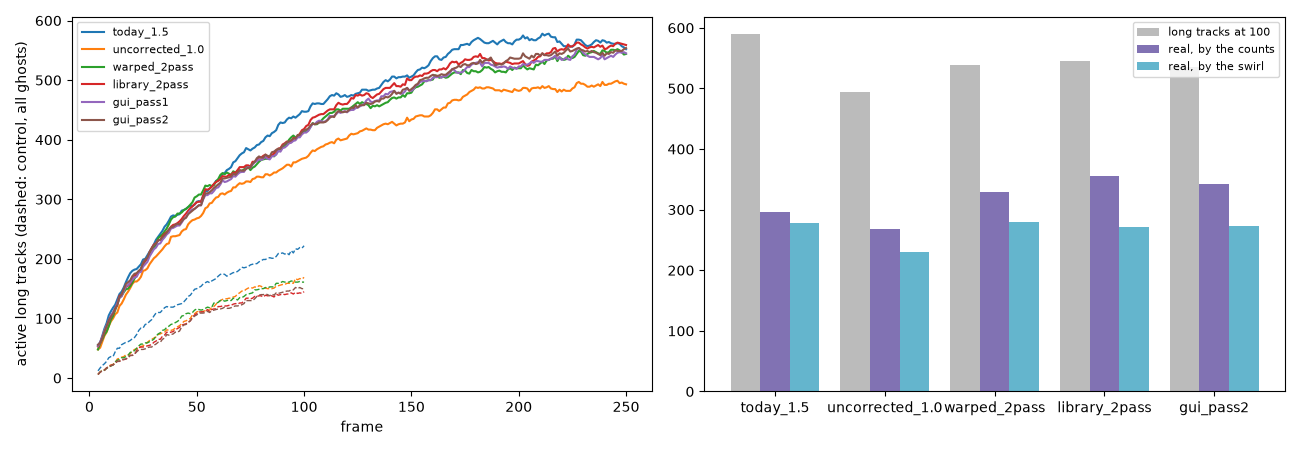

This chart was generated by the following Python code:
"""L2 and G1's end: T1's runs compared end to end, as the self-calibration's v3_compare.py compares them.

    python compare_t1.py [--name compare_t1] LABEL=FINAL[,CONTROL] ... [--ref LABEL]

Each run is a final run (frames 0-250) in the case's data/runs/, with its control (0-100, cam2 100 steps later: every
track a ghost) when there is one. T1 has no truth, so, with the study's and the case's functions (read only):
  - active long tracks per frame (final, control); at frame 100: the counts estimate of the ghost share (the control's
    active long tracks over the final's) and the swirl estimate (the share of long tracks at 100 whose mean |v_r|/|v|
    exceeds 0.3, over the control's); the real long tracks at 100 they leave; the whole run's long tracks and points;
  - recurrence against the reference: a track recurs when at least half its points have one of the other run's
    long-track points within 0.1 mm at the same frame;
  - the residual no 3-D move explains (with two cameras the offset across the epipolar curve), on every 5th frame:
    each long-track point (>= 10 points) projected through the run's own cameras (with their corrections), the line
    detector on the run's own frames (warped ones for a warped run), detections paired within 3 px; median and robust
    SD (modules/vsc/field_vsc.py's collection and its point_offsets).
Writes <name>_out.txt, .json and <name>.png here.
"""
from __future__ import annotations

import argparse
import os
import sys

import numpy as np

import vcf_common as vc

STUDY = os.path.join(vc.REPO, "tests", "cylinder_stb_study")
for _p in (STUDY, os.path.join(vc.CASE, "tests"), vc.CASE):
    if _p not in sys.path:
        sys.path.insert(0, _p)
from r1_t1_rerun import cut, frame_log, recurrence  # noqa: E402  (the study's)
from t1e_ghost_control import swirl  # noqa: E402  (the case's)

CUT = 100


def read_tracks(run_dir):
    """The self-calibration's read_tracks (the last ConvergeTrack files: {(kind, id): rows (frame, X, Y, Z, ...)})."""
    import glob
    import re
    files = glob.glob(os.path.join(run_dir, "Results", "ConvergeTrack", "*.csv"))
    last = max(int(re.search(r"_(\d+)\.csv$", f).group(1)) for f in files)
    out = {}
    for kind in ("LongTrackActive", "LongTrackInactive", "ExitTrack"):
        p = os.path.join(run_dir, "Results", "ConvergeTrack", f"{kind}_{last}.csv")
        if not os.path.exists(p) or os.path.getsize(p) == 0:
            continue
        a = np.loadtxt(p, delimiter=",", skiprows=1, ndmin=2)
        if not len(a):
            continue
        a = a[np.lexsort((a[:, 1], a[:, 0]))]
        ids, start = np.unique(a[:, 0], return_index=True)
        ends = np.r_[start[1:], len(a)]
        for tid, s, e in zip(ids, start, ends):
            out[(kind, int(tid))] = a[s:e, 1:]
    return out, last


def run_config(run_dir):
    import glob
    cfgs = [p for p in glob.glob(os.path.join(run_dir, "*.json")) if not p.endswith("run_info.json")]
    return cfgs[0]


def offsets(run_dir, workers=8):
    """The residual no 3-D move explains, on every 5th frame of the run, through its own cameras and frames."""
    from modules.vsc import field_vsc as fv
    cfg_path = run_config(run_dir)
    cfg = vc.load_json(cfg_path)
    root = os.path.dirname(cfg_path)
    res = lambda p: p if os.path.isabs(p) else os.path.normpath(os.path.join(root, p))  # noqa: E731
    tracer = cfg["objects"][0]["tracer"]
    lines = dict(tracer.get("lines", {}))
    noise = lines.pop("noise")
    setup = {"cam_files": [res(c["file"]) for c in cfg["cameras"]],
             "corr_files": [res(c["correction"]) if c.get("correction") else "" for c in cfg["cameras"]],
             "image_lists": [res(p) for p in cfg["image_lists"]], "detector": "lines",
             "noise": noise if isinstance(noise, list) else [noise] * len(cfg["cameras"]), "line_params": lines,
             "max_intensity": [255.0] * len(cfg["cameras"]), "pair_radius": [3.0] * len(cfg["cameras"]),
             "config_path": cfg_path}
    tracks = fv.read_last_tracks(os.path.join(run_dir, "Results", "ConvergeTrack"), 10)
    frames, _k, _per = fv.choose_frames(tracks, 1, stride=5)
    jobs = [(f, fv.points_at(tracks, f)) for f in frames]
    import multiprocessing as mp
    from concurrent.futures import ProcessPoolExecutor
    with ProcessPoolExecutor(max_workers=workers, mp_context=mp.get_context("spawn"), initializer=fv._worker_init,
                             initargs=(setup,)) as ex:
        recs = list(ex.map(fv._worker_frame, jobs))
    parts = []
    for g in recs:
        n = len(g["X"])
        if not n:
            continue
        mask = (np.isfinite(g["d"][:, :, 0]) & np.isfinite(g["P"][:, :, 0])
                & np.all(np.isfinite(g["J"].reshape(n, g["J"].shape[1], -1)), axis=2))
        keep = mask.sum(axis=1) >= 2
        parts.append(fv.FitData(mask[keep], g["d"][keep], (g["d"] - g["P"])[keep], g["J"][keep], g["L"][keep],
                                np.full(int(keep.sum()), int(g["frame"]))))
    fd = fv.FitData.concat(parts)
    off = fv.point_offsets(fd, fd.r)
    off = off[np.isfinite(off)]
    rsd = float(1.4826 * np.median(np.abs(off - np.median(off))))
    return {"points": int(len(off)), "frames": len(frames), "median": float(np.median(off)), "robust_sd": rsd,
            "rms": float(np.sqrt(np.mean(off ** 2))), "within_1px": float(np.mean(np.abs(off) <= 1.0))}


def main():
    ap = argparse.ArgumentParser()
    ap.add_argument("variants", nargs="+")
    ap.add_argument("--ref", default=None)
    ap.add_argument("--name", default="compare_t1")
    ap.add_argument("--no-offsets", action="store_true")
    a = ap.parse_args()
    vc.lib("vcf")   # the workers' pyopenlpt: build vcf (the corrections)
    log = vc.Log(a.name)
    var = []
    for v in a.variants:
        label, rest = v.split("=")
        parts = rest.split(",")
        var.append((label, parts[0], parts[1] if len(parts) > 1 else None))
    ref = a.ref or var[0][0]
    res, runs = {}, {}
    for label, rf, rc in var:
        df = os.path.join(vc.CASE_RUNS, rf)
        fl = frame_log(os.path.join(df, "log.txt"))
        lf = {f["frame"]: f["long"] for f in fl if f["long"] is not None}
        det = np.array([f["det"] for f in fl if f["det"]], float)
        tf, _last = read_tracks(df)
        v = {"final": rf, "control": rc, "frames": len(fl), "seconds_per_frame": float(np.mean([f["seconds"] for f in fl])),
             "detections_per_frame": det.mean(axis=0).round(1).tolist() if len(det) else None,
             "long_tracks_total": len(tf), "points_total": int(sum(len(t) for t in tf.values())),
             "long_final_series": {str(k): x for k, x in lf.items()}}
        if rc:
            dc = os.path.join(vc.CASE_RUNS, rc)
            cl = frame_log(os.path.join(dc, "log.txt"))
            lc = {f["frame"]: f["long"] for f in cl if f["long"] is not None}
            tc, last_c = read_tracks(dc)
            tf_cut, tc_cut = cut(tf, last_c), cut(tc, last_c)
            wf, _ = swirl(tf, last_c)
            wc, _ = swirl(tc, last_c)
            sh = lambda w: float(np.mean(w[np.isfinite(w)] > 0.3))  # noqa: E731
            g_counts = lc.get(CUT, np.nan) / max(lf.get(CUT, 1), 1)
            g_swirl = sh(wf) / max(sh(wc), 1e-9)
            n100 = len(tf_cut)
            v.update({"active_long_100": [lf.get(CUT), lc.get(CUT)], "ghost_counts": g_counts,
                      "ghost_swirl": g_swirl, "long_at_100": n100, "real_at_100_counts": n100 * (1 - g_counts),
                      "real_at_100_swirl": n100 * (1 - g_swirl),
                      "long_control_series": {str(k): x for k, x in lc.items()}})
        else:
            tf_cut = cut(tf, CUT)
            v.update({"active_long_100": [lf.get(CUT), None], "long_at_100": len(tf_cut)})
        if not a.no_offsets:
            v["offsets"] = offsets(df)
        res[label] = v
        runs[label] = {"cut": tf_cut, "all": tf}
        msg = (f"{label}: {rf}" + (f" / {rc}" if rc else "") + f"; {v['frames']} frames, {v['seconds_per_frame']:.1f} s "
               f"per frame; detections {v['detections_per_frame']}; active long tracks at {CUT}: "
               f"{v['active_long_100'][0]}")
        if rc:
            msg += (f" (control {v['active_long_100'][1]}): ghosts by the counts {100 * v['ghost_counts']:.0f} %, by "
                    f"the swirl {100 * v['ghost_swirl']:.0f} %; long tracks at {CUT} {v['long_at_100']}: real "
                    f"{v['real_at_100_counts']:.0f} (counts), {v['real_at_100_swirl']:.0f} (swirl)")
        else:
            msg += f"; long tracks at {CUT} {v['long_at_100']} (no control)"
        msg += f"; whole run {v['long_tracks_total']} long tracks, {v['points_total']} points"
        log(msg)
        if "offsets" in v:
            o = v["offsets"]
            log(f"  the residual no 3-D move explains ({o['points']} points on {o['frames']} frames): median "
                f"{o['median']:+.3f} px, robust SD {o['robust_sd']:.3f} px, RMS {o['rms']:.3f} px; within 1 px "
                f"{100 * o['within_1px']:.0f} %")
    rec = {}
    for lab in res:
        if lab == ref:
            continue
        for key, which in (("at_100", "cut"), ("whole", "all")):
            r_ab = recurrence(runs[lab][which], runs[ref][which])
            r_ba = recurrence(runs[ref][which], runs[lab][which])
            va, vb = np.array(list(r_ab.values())), np.array(list(r_ba.values()))
            rec[f"{lab}_{key}"] = {f"{lab}_in_{ref}": [int(va.sum()), int(len(va)), float(va.mean())],
                                   f"{ref}_in_{lab}": [int(vb.sum()), int(len(vb)), float(vb.mean())]}
            log(f"  recurrence {'frames 0-100' if key == 'at_100' else 'whole run'}: {lab}'s {len(va)} tracks in {ref}: "
                f"{int(va.sum())} ({100 * va.mean():.0f} %); {ref}'s {len(vb)} in {lab}: {int(vb.sum())} "
                f"({100 * vb.mean():.0f} %)")
    out = {"variants": res, "recurrence": rec, "ref": ref}
    import matplotlib
    matplotlib.use("Agg")
    import matplotlib.pyplot as plt
    fig, ax = plt.subplots(1, 2, figsize=(13, 4.5))
    for lab, v in res.items():
        f = sorted(int(k) for k in v["long_final_series"])
        ax[0].plot(f, [v["long_final_series"][str(k)] for k in f], label=lab)
        if "long_control_series" in v:
            c = sorted(int(k) for k in v["long_control_series"])
            ax[0].plot(c, [v["long_control_series"][str(k)] for k in c], ls="--", lw=1,
                       color=ax[0].lines[-1].get_color())
    ax[0].set_xlabel("frame")
    ax[0].set_ylabel("active long tracks (dashed: control, all ghosts)")
    ax[0].legend(fontsize=8)
    labs = [l for l in res if "real_at_100_counts" in res[l]]
    x = np.arange(len(labs))
    ax[1].bar(x - 0.27, [res[l]["long_at_100"] for l in labs], 0.27, color="#bbbbbb", label="long tracks at 100")
    ax[1].bar(x, [res[l]["real_at_100_counts"] for l in labs], 0.27, color="#8172b3", label="real, by the counts")
    ax[1].bar(x + 0.27, [res[l]["real_at_100_swirl"] for l in labs], 0.27, color="#64b5cd", label="real, by the swirl")
    ax[1].set_xticks(x, labs)
    ax[1].legend(fontsize=8)
    fig.tight_layout()
    fig.savefig(os.path.join(vc.HERE, f"{a.name}.png"), dpi=100)
    plt.close(fig)
    log.save(out)


if __name__ == "__main__":
    main()
